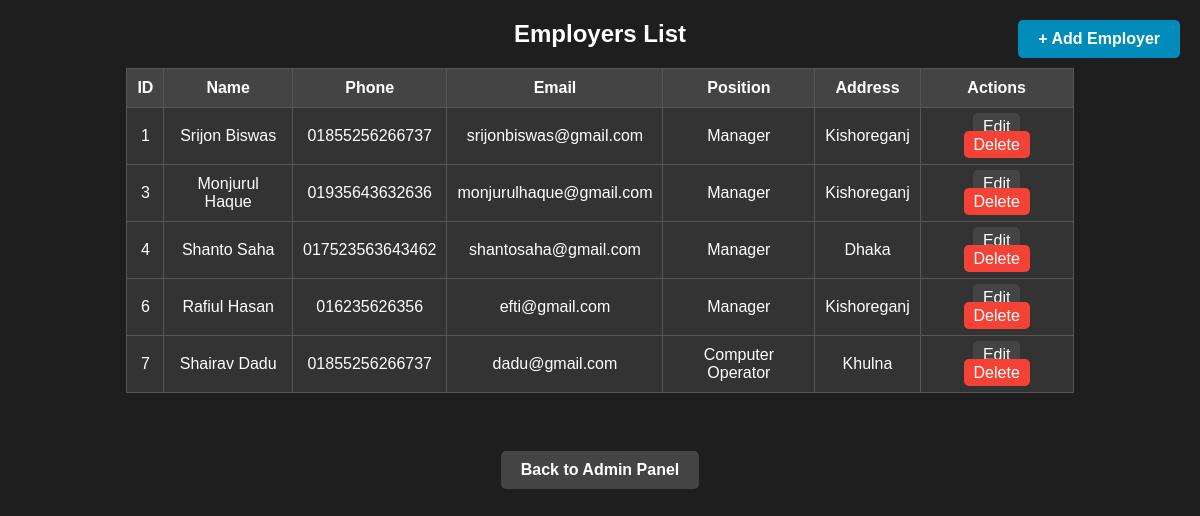
/admin/employers.php, run on the app's committed database.
### tables this page shows
CREATE TABLE `employee` (
  `e_id` int(150) NOT NULL,
  `e_name` varchar(150) NOT NULL,
  `e_phone` varchar(150) NOT NULL,
  `e_email` varchar(150) NOT NULL,
  `e_password` varchar(150) NOT NULL,
  `e_position` varchar(150) NOT NULL,
  `e_address` varchar(150) NOT NULL
);

### admin/employers.php (the view, shortened to what this page needs)
<?php
include('../db.php');
?>
<!DOCTYPE html>
<html lang="en">
<head>
</head>
<body>
    <h2>Employers List</h2>
    <a href="add_employers.php" class="add-btn">+ Add Employer</a>
    <table>
        <tr>
            <th>ID</th>
            <th>Name</th>
            <th>Phone</th>
            <th>Email</th>
            <th>Position</th>
            <th>Address</th>
            <th>Actions</th>
        </tr>
        <?php
        $sql = "SELECT e_id, e_name, e_phone, e_email, e_position, e_address FROM employee";
        $result = $conn->query($sql);
        if ($result->num_rows > 0) {
            while($row = $result->fetch_assoc()) {
                echo "<tr>
                        <td>" . $row["e_id"] . "</td>
                        <td>" . $row["e_name"] . "</td>
                        <td>" . $row["e_phone"] . "</td>
                        <td>" . $row["e_email"] . "</td>
                        <td>" . $row["e_position"] . "</td>
                        <td>" . $row["e_address"] . "</td>
                        <td>
                            <a href='edit_employer.php?id=" . $row["e_id"] . "' class='action-btn'>Edit</a>
                            <a href='delete_employer.php?id=" . $row["e_id"] . "' class='action-btn delete-btn' onclick='return confirm(\"Are you sure you want to delete this employer?\");'>Delete</a>
                        </td>
                    </tr>";
            }
        } else {
            echo "<tr><td colspan='7'>No employers found</td></tr>";
        }
        ?>
    </table>
    <br>
    <a href="../index.php" class="back-btn">Back to Admin Panel</a>
</body>
</html>

### admin/employers.php (style rules this page uses)
body { font-family: Arial, sans-serif; background-color: #1e1e1e; color: white; text-align: center; }
table { width: 80%; margin: 20px auto; border-collapse: collapse; background-color: #333; }
th, td { border: 1px solid #555; padding: 10px; }
th { background-color: #444; }
.back-btn { display: inline-block; margin-top: 20px; padding: 10px 20px; background-color: #444; color: white; text-decoration: none; border-radius: 5px; font-weight: bold; transition: 0.3s; }
.action-btn { background-color: #444; color: white; text-decoration: none; padding: 5px 10px; border-radius: 5px; margin: 0 5px; }
.delete-btn { background-color: #f44336; }
.add-btn { position: absolute; top: 20px; right: 20px; background-color: #008CBA; color: white; padding: 10px 20px; text-decoration: none; border-radius: 5px; font-weight: bold; transition: 0.3s; }

### data on the page
employee: e_id "1", e_name "Srijon Biswas", e_phone "01855256266737", e_email "srijonbiswas@gmail.com", e_position "Manager", e_address "Kishoreganj"
employee: e_id "3", e_name "Monjurul Haque", e_phone "01935643632636", e_email "monjurulhaque@gmail.com", e_position "Manager", e_address "Kishoreganj"
employee: e_id "4", e_name "Shanto Saha", e_phone "017523563643462", e_email "shantosaha@gmail.com", e_position "Manager", e_address "Dhaka"
employee: e_id "6", e_name "Rafiul Hasan", e_phone "016235626356", e_email "efti@gmail.com", e_position "Manager", e_address "Kishoreganj"
employee: e_id "7", e_name "Shairav Dadu", e_phone "01855256266737", e_email "dadu@gmail.com", e_position "Computer Operator", e_address "Khulna"
